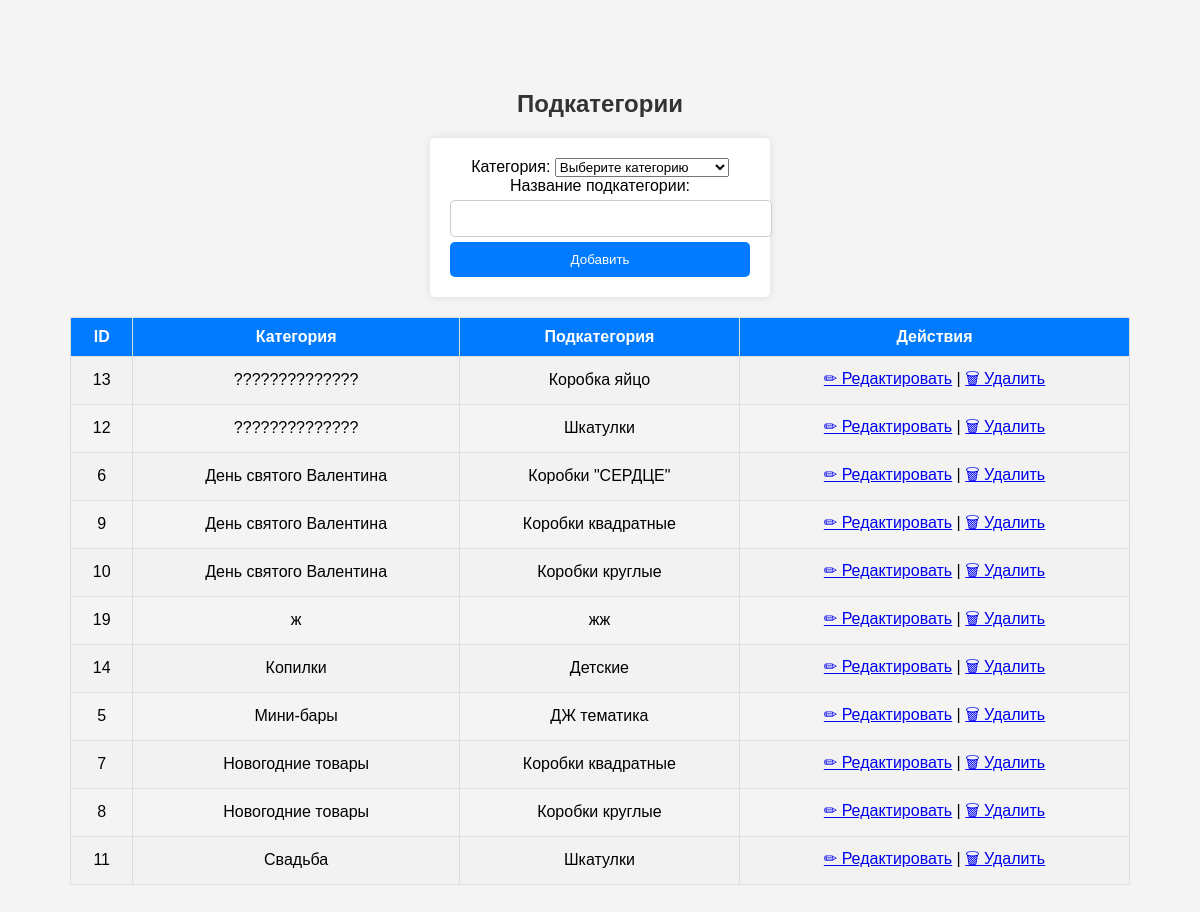
The app's page /admin/subcategories.php (signed in) with its own data.
### tables this page shows
CREATE TABLE `subcategories` (
  `id` int(11) NOT NULL AUTO_INCREMENT,
  `category_id` int(11) NOT NULL,
  `name` varchar(100) NOT NULL,
  PRIMARY KEY (`id`),
  KEY `category_id` (`category_id`),
  CONSTRAINT `subcategories_ibfk_1` FOREIGN KEY (`category_id`) REFERENCES `categories` (`id`) ON DELETE CASCADE
);

CREATE TABLE `categories` (
  `id` int(11) NOT NULL AUTO_INCREMENT,
  `name` varchar(100) NOT NULL,
  `seo_title` varchar(255) DEFAULT NULL,
  `seo_description` text DEFAULT NULL,
  `seo_keywords` text DEFAULT NULL,
  `slug` varchar(255) DEFAULT NULL,
  PRIMARY KEY (`id`),
  UNIQUE KEY `name` (`name`),
  UNIQUE KEY `slug` (`slug`)
);

### admin/subcategories.php (the view, shortened to what this page needs)
<?php
require_once '../database/db.php';
$subcategories = $conn->query("SELECT s.*, c.name AS category_name
                               FROM subcategories s
                               JOIN categories c ON s.category_id = c.id
                               ORDER BY c.name, s.name")->fetchAll(PDO::FETCH_ASSOC);
?>
<!DOCTYPE html>
<html lang="ru">
<head>
    <link rel="stylesheet" href="styles.css">
</head>
<body>
<h2>Подкатегории</h2>
<form method="POST">
    <label>Категория:</label>
    <select name="category_id" required>
        <option value="">Выберите категорию</option>
    </select>
    <label>Название подкатегории:</label>
    <input type="text" name="name" required>
    <button type="submit">Добавить</button>
</form>
<table border="1">
    <tr>
        <th>ID</th>
        <th>Категория</th>
        <th>Подкатегория</th>
        <th>Действия</th>
    </tr>
    <?php foreach ($subcategories as $sub): ?>
    <tr>
        <td><?= $sub['id']; ?></td>
        <td><?= htmlspecialchars($sub['category_name']); ?></td>
        <td><?= htmlspecialchars($sub['name']); ?></td>
        <td>
        <a href="edit_subcategory.php?id=<?= $sub['id']; ?>">✏ Редактировать</a> |
            <a href="delete_subcategory.php?id=<?= $sub['id']; ?>" onclick="return confirm('Удалить подкатегорию?');">🗑 Удалить</a>
        </td>
    </tr>
    <?php endforeach; ?>
</table>
</body>
</html>

### admin/styles.css (style rules this page uses)
body { font-family: Arial, sans-serif; margin: 20px; }
h2 { color: #333; }
body { font-family: Arial, sans-serif; background-color: #f4f4f4; text-align: center; padding: 50px; }
form { background: white; padding: 20px; max-width: 300px; margin: auto; border-radius: 5px; box-shadow: 0px 0px 10px rgba(0, 0, 0, 0.1); }
input { width: 100%; padding: 10px; margin: 5px 0; border: 1px solid #ccc; border-radius: 5px; }
button { width: 100%; padding: 10px; background: #007bff; color: white; border: none; border-radius: 5px; cursor: pointer; }
table { width: 100%; border-collapse: collapse; margin-top: 20px; }
th, td { border: 1px solid #ddd; padding: 10px; text-align: center; }
th { background-color: #007bff; color: white; }
tr:nth-child(even) { background-color: #f2f2f2; }

### records on screen
subcategories: id "13", category.name "??????????????", name "Коробка яйцо"
subcategories: id "12", category.name "??????????????", name "Шкатулки"
subcategories: id "6", category.name "День святого Валентина", name "Коробки \"СЕРДЦЕ\""
subcategories: id "9", category.name "День святого Валентина", name "Коробки квадратные"
subcategories: id "10", category.name "День святого Валентина", name "Коробки круглые"
subcategories: id "19", category.name "ж", name "жж"
subcategories: id "14", category.name "Копилки", name "Детские"
subcategories: id "5", category.name "Мини-бары", name "ДЖ тематика"
subcategories: id "7", category.name "Новогодние товары", name "Коробки квадратные"
subcategories: id "8", category.name "Новогодние товары", name "Коробки круглые"
subcategories: id "11", category.name "Свадьба", name "Шкатулки"
